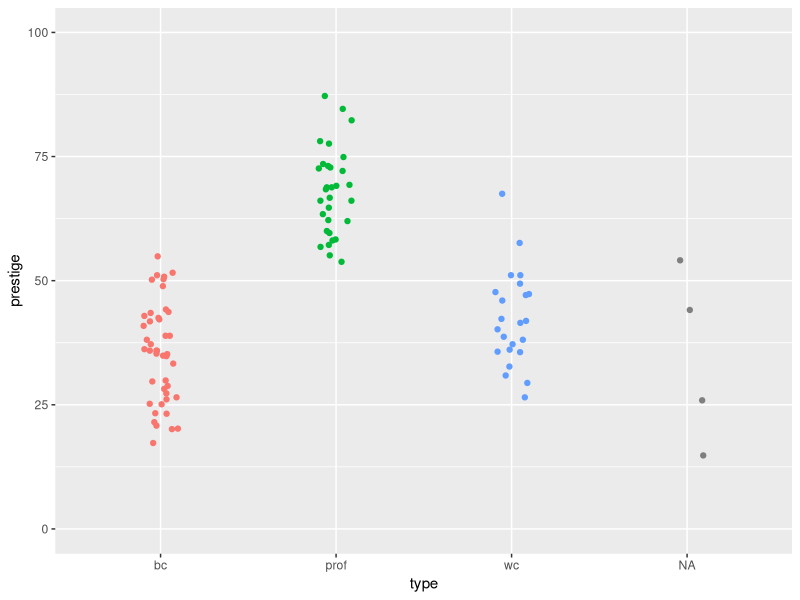
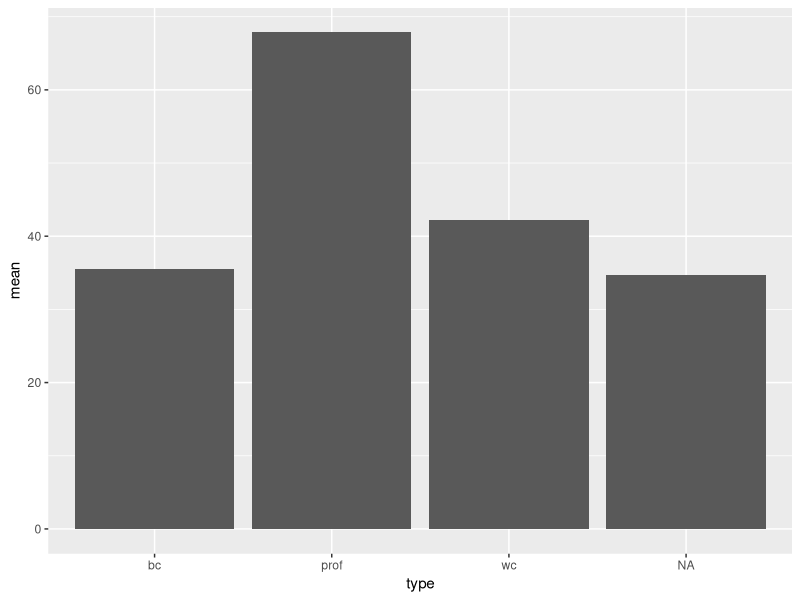
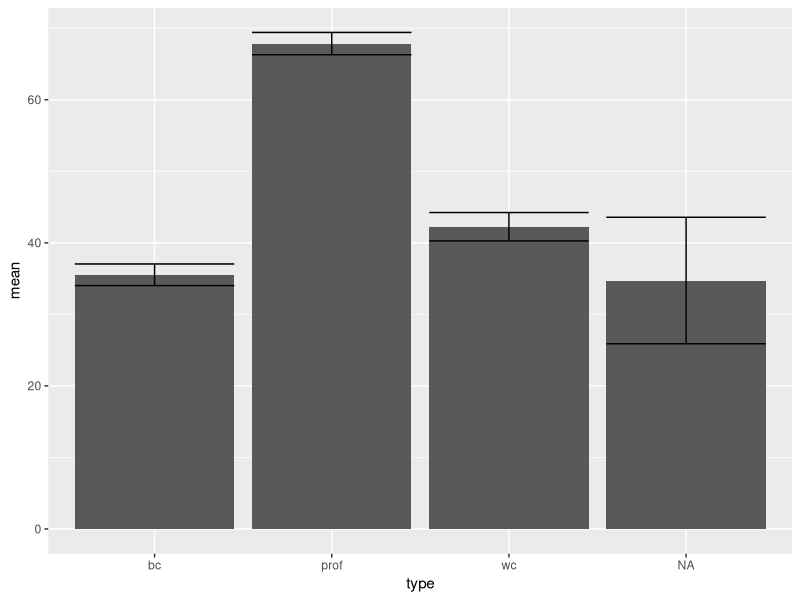
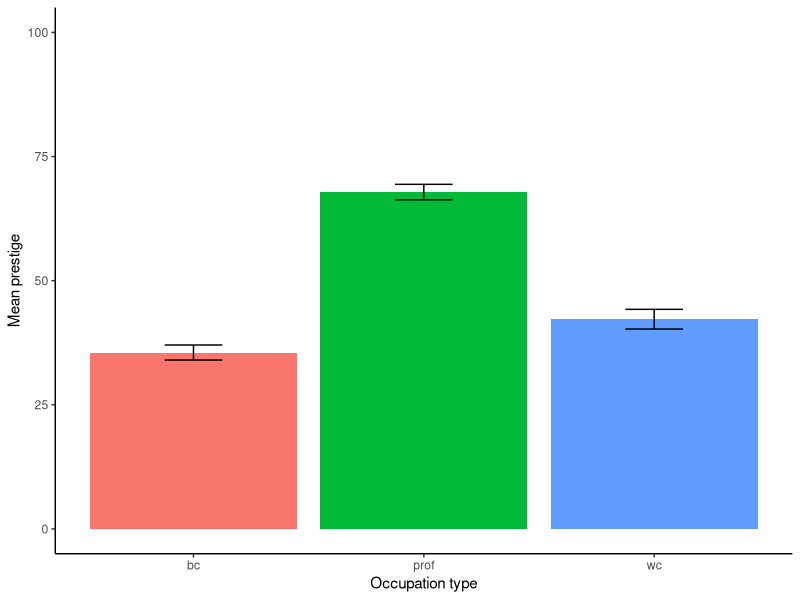
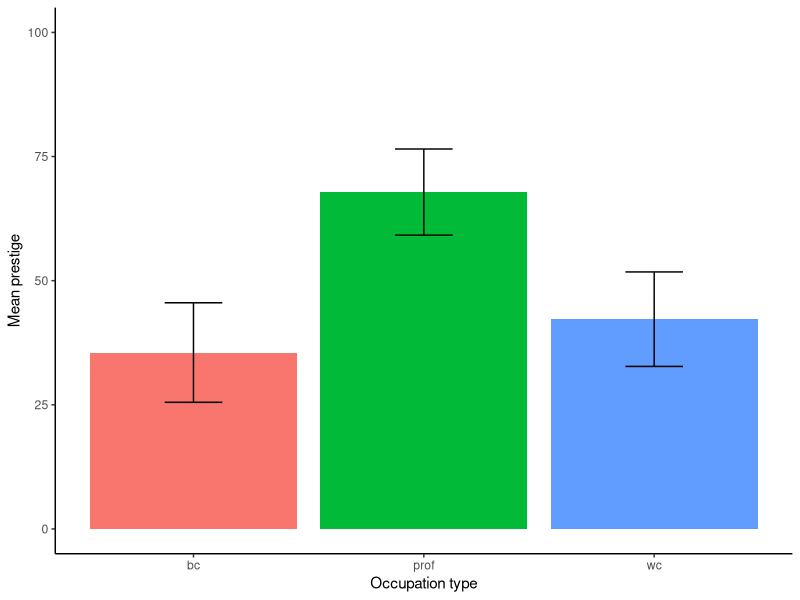
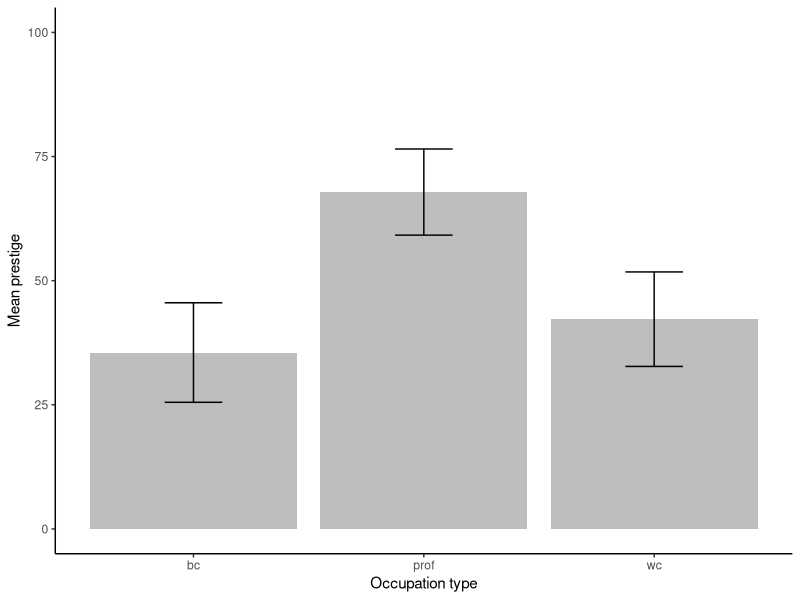
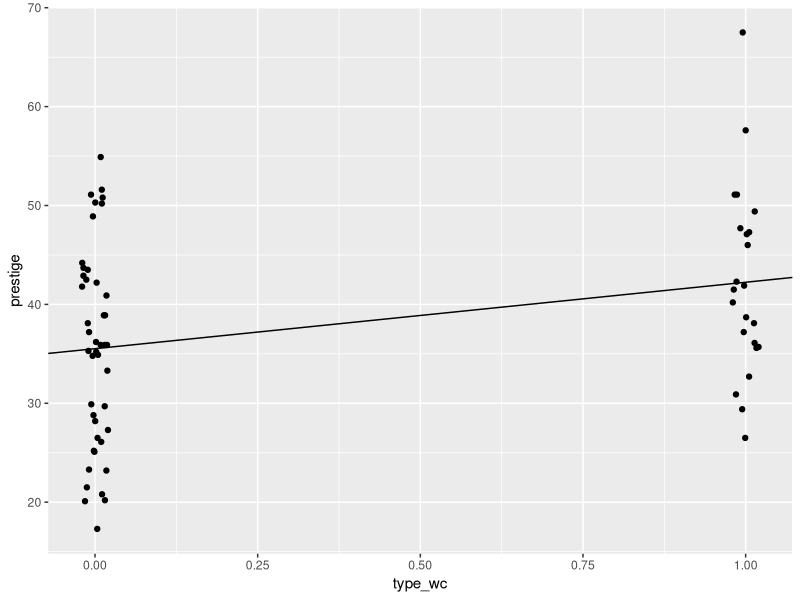
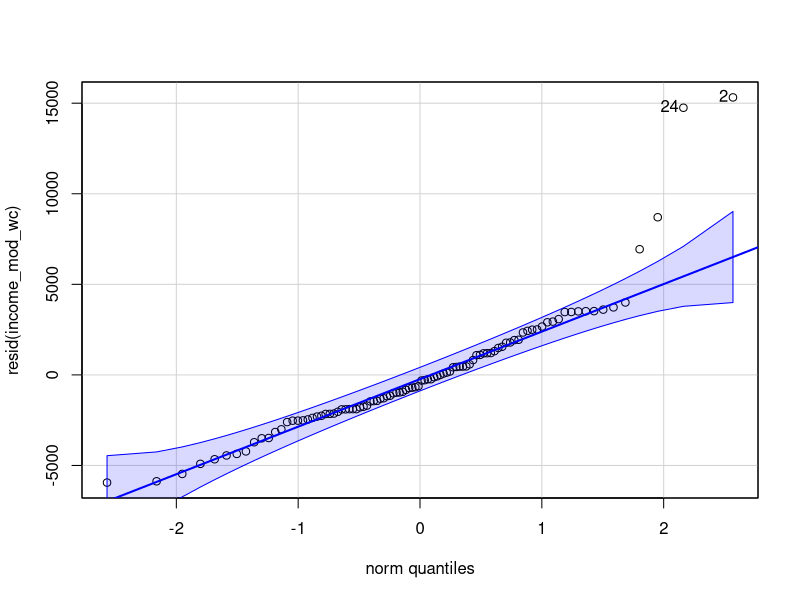

Here is the R script that generated these plots, in order: (Note: this script raises an error after producing the figures.)
## ---- chunk 1
library(car)
library(tidyverse)
## ---- chunk 2
dat <- read.csv("prestige.csv")
## ---- chunk 3
dat$type <- factor(dat$type)
## ---- chunk 4
is.factor(dat$type)
## ---- chunk 5
is.factor(dat$prestige)
## ---- chunk 6
is.numeric(dat$prestige)
## ---- chunk 7
class(dat$type)
## ---- chunk 8
levels(dat$type)
## ---- chunk 9
levels(dat$prestige)
## ---- chunk 10
set.seed(100) # Optional
dat %>%
  ggplot(aes(type, prestige, colour = type)) +
  geom_jitter(height = 0,
              width = .1,
              show.legend = FALSE) +
  ylim(0,100)
## ---- chunk 11
dat %>%
  filter(is.na(type))
## ---- chunk 12
sqrt(4)
## ---- chunk 13
dat_means <- dat %>%
  group_by(type) %>%
  summarise(mean = mean(prestige),
            SD   = sd(prestige),
            SE   = SD/sqrt(n()),
            n    = n())
dat_means
## ---- chunk 14
dat_means %>%
  ggplot(aes(type, mean)) +
  geom_bar(stat = "identity")
## ---- chunk 15
dat_means %>%
  ggplot(aes(type, mean)) +
  geom_bar(stat = "identity") +
  geom_errorbar(aes(ymin = mean - SE,
                    ymax = mean + SE))
## ---- chunk 16
dat_means %>%
  filter(!is.na(type)) %>%
  ggplot(aes(type, mean, fill = type)) +
  geom_bar(stat = "identity", show.legend = F) +
  geom_errorbar(aes(ymin = mean - SE,
                    ymax = mean + SE), width = 1/4) +
  xlab("Occupation type") +
  ylab("Mean prestige") +
  ylim(0, 100) +
  theme_classic() 
## ---- chunk 17
dat_means %>%
  filter(!is.na(type)) %>%
  ggplot(aes(type, mean, fill = type)) +
  geom_bar(stat = "identity", show.legend = F) +
  geom_errorbar(aes(ymin = mean - SD,
                    ymax = mean + SD), width = 1/4) +
  xlab("Occupation type") +
  ylab("Mean prestige") +
  ylim(0, 100) + 
  theme_classic() 
## ---- chunk 18
dat_means %>%
  filter(!is.na(type)) %>%
  ggplot(aes(type, mean)) +
  geom_bar(stat = "identity", fill = "grey") +
  geom_errorbar(aes(ymin = mean - SD,
                    ymax = mean + SD), width = 1/4) +
  xlab("Occupation type") +
  ylab("Mean prestige") +
  ylim(0,100) +
  theme_classic() 
## ---- chunk 19
dat_no_NAs <- dat %>%
  select(occ, prestige, type) %>%
  na.omit()
## ---- chunk 20
intercept_only <- lm(prestige ~ 1, data = dat_no_NAs)
type_mod       <- lm(prestige ~ type, data = dat_no_NAs)
                             # (the 1 is implicit)

anova(intercept_only, type_mod)
## ---- chunk 21
type_mod <- lm(prestige ~ type, data = dat_no_NAs)
Anova(type_mod)
## ---- chunk 22
just_two <- dat %>%
  filter(type %in% c("bc","wc")) %>%
  select(occ, prestige, type)
## ---- chunk 23
just_two %>%
  group_by(type) %>%
  summarise(mean_prestige = mean(prestige))
## ---- chunk 24
easier <- lm(prestige ~ type, data = just_two)
summary(easier)
## ---- chunk 25
just_two$type_wc <- as.numeric(just_two$type == "wc")
## ---- chunk 26
just_two
## ---- chunk 27
the_binary <- lm(prestige ~ type_wc, data = just_two)
summary(the_binary)
## ---- chunk 28
set.seed(45)
just_two %>%
  ggplot(aes(type_wc,prestige)) +
  geom_jitter(width = .02, height = 0) +
  geom_abline(intercept = coef(the_binary)[1],
              slope     = coef(the_binary)[2])
## ---- chunk 29
t.test(prestige ~ type, data = just_two, var.equal = TRUE)
## ---- chunk 30
lm(prestige ~ type, data = dat_no_NAs) %>%
  summary()
## ---- chunk 31
dat_no_NAs$type_prof <- as.numeric(dat_no_NAs$type == "prof")
dat_no_NAs$type_wc   <- as.numeric(dat_no_NAs$type == "wc")
## ---- chunk 32
dat_no_NAs
## ---- chunk 33
lm(prestige ~ type_prof + type_wc, data = dat_no_NAs) %>%
  summary()
## ---- chunk 34
lm(prestige ~ type, data = dat_no_NAs) %>%
  summary()
## ---- chunk 35
lm(prestige ~ relevel(type, "prof"), data = dat_no_NAs) %>%
  summary()
## ---- chunk 36
dat_no_NAs$type_vs_prof <- relevel(dat_no_NAs$type, "prof")
myMod <- lm(prestige ~ type_vs_prof, data = dat_no_NAs)
summary(myMod)
## ---- chunk 37
levels(dat_no_NAs$type_vs_prof)
## ---- chunk 38
das_Model <- lm(prestige ~ type, data = dat_no_NAs)
## ---- chunk 39
library(emmeans)
## ---- chunk 40
emmeans(das_Model, pairwise ~ type)
## ---- chunk 41
more_data <- dat %>%
  select(occ, prestige, type, income) %>%
  na.omit()
type_and_income <- lm(prestige ~ I(income/1000) + type, data = more_data)
summary(type_and_income)
## ---- chunk 42
emmeans(type_and_income, pairwise ~ type)
## ---- chunk 43
more_data <- dat %>%
  select(occ, prestige, type, income) %>%
  na.omit()
## ---- chunk 44
my_model <- lm(prestige ~ I(income/1000) + type, data = more_data)
## ---- chunk 45
Anova(my_model)
## ---- chunk 46
summary(my_model)
## ---- chunk 47
emmeans(my_model, pairwise ~ type)
## ---- chunk 48
income_mod <- lm(income ~ type, data = dat)
Anova(income_mod)
## ---- chunk 49
dat %>%
  group_by(type) %>%
  summarise(mean_income = mean(income))
## ---- chunk 50
summary(income_mod)
## ---- chunk 51
income_mod_wc <- lm(income ~ relevel(type, "wc"), data = dat)
summary(income_mod_wc)
## ---- chunk 52
qqPlot(resid(income_mod_wc))
## ---- chunk 53
hist(resid(income_mod_wc))
## ---- chunk 54
dat$log_income <- log(dat$income)
log_income_mod <- lm(log_income ~ type, data = dat)
## ---- chunk 55
qqPlot(resid(log_income_mod))
## ---- chunk 56
emmeans(log_income_mod, pairwise ~ type)
## ---- chunk 57
dat_for_int <- dat %>%
  select(occ, prestige, type, income) %>%
  na.omit()
## ---- chunk 58
dat$income_1000s <- dat$income/1000
main_effect_mod <- lm(prestige ~ income_1000s + type, data = dat)
summary(main_effect_mod)
## ---- chunk 59
Anova(main_effect_mod)
## ---- chunk 60
interaction_mod <- lm(prestige ~ income_1000s + type +
                        income_1000s:type,
                      data = dat)
anova(main_effect_mod, interaction_mod)
## ---- chunk 61
Anova(interaction_mod)
## ---- chunk 62
library(ggeffects)
ggpredict(interaction_mod, terms = c("income_1000s", "type")) %>%
  plot(add.data = TRUE, ci = FALSE)
